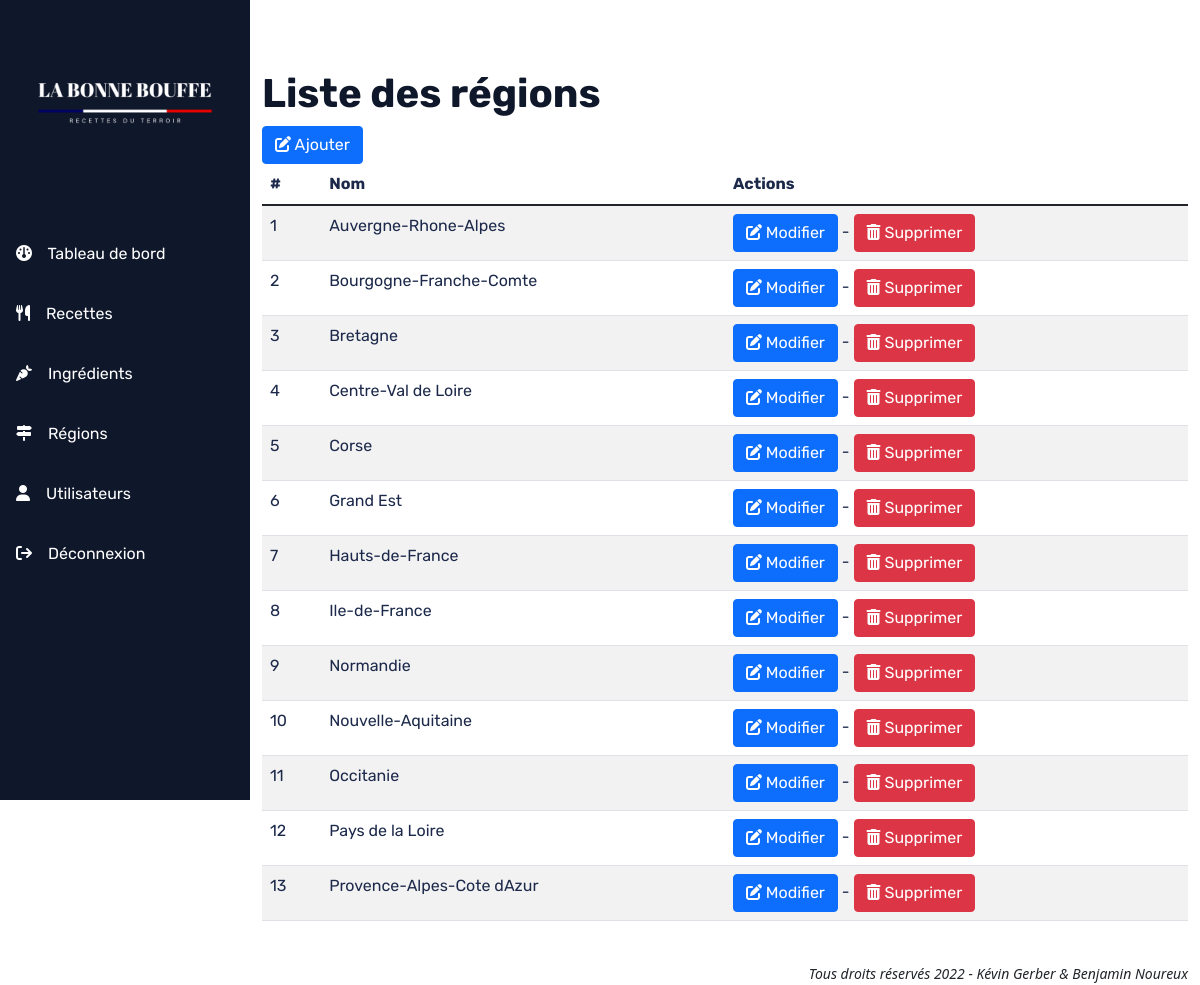
/index.php?p=region (signed in), run on an earlier commit of the app's database.
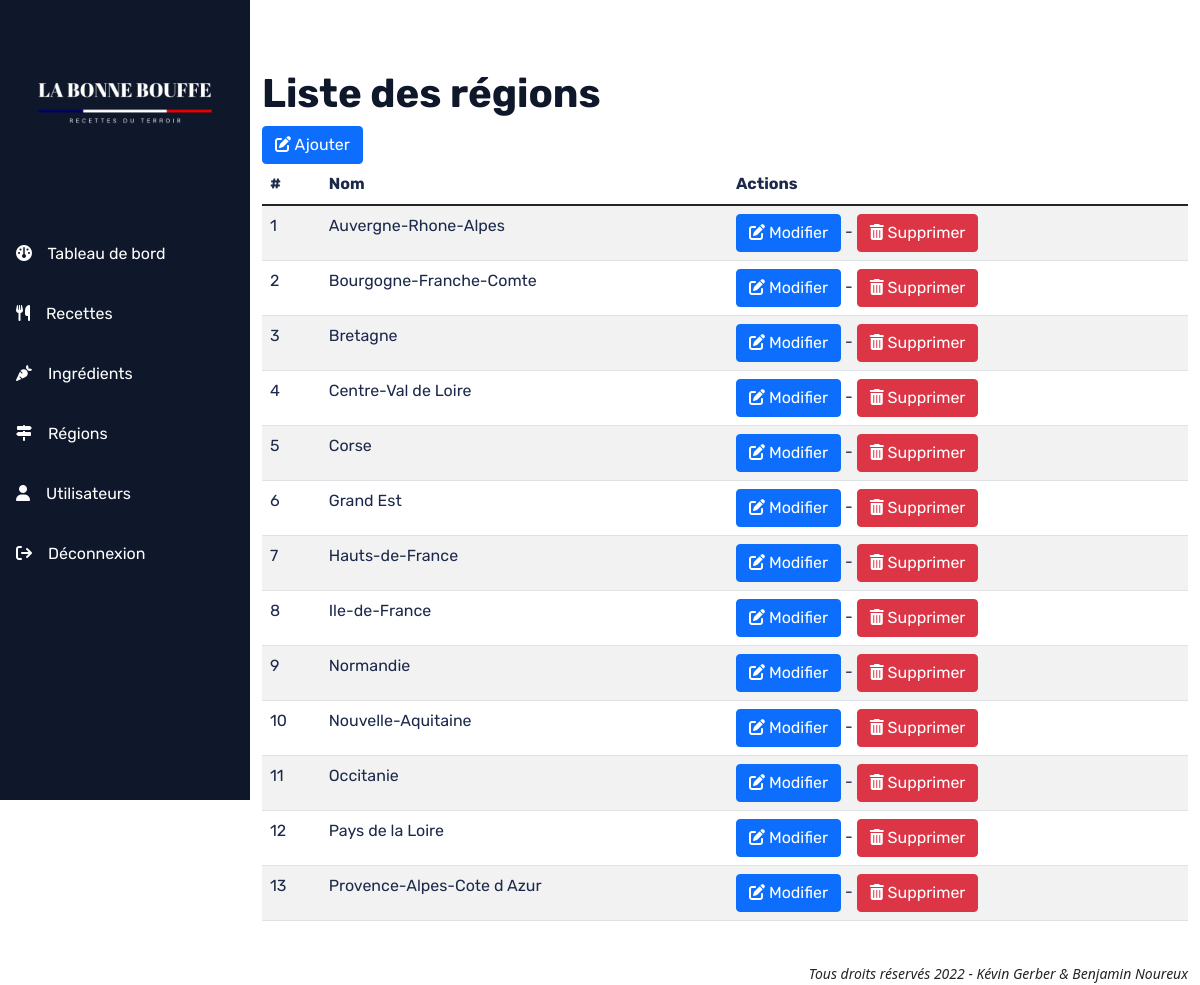
And on a later commit of the database.
### tables this page shows
CREATE TABLE `Region` (
  `id` int NOT NULL,
  `nom` varchar(50) NOT NULL
);

### src/controller/RegionController.php (called while the page is built, shortened)
<?php
class RegionController
{
    private static string $tableName = 'Region';
    public static function index(): void
    {
        $manager = new RegionManager();
        $regions = $manager->getAll(RegionController::$tableName);
        require_once './src/view/regions/liste-regions.php';
    }
}

### src/model/manager/EntityManager.php (called while the page is built, shortened)
<?php
require_once './src/model/entity/Region.php';
class EntityManager
{
    public function getAll(string $entityName)
    {
        $entities = [];
        $bdd = DbManager::DBConnect();
        $sql = 'SELECT * FROM ' . htmlentities($entityName);
        $requete = $bdd->query($sql);
        $requete->setFetchMode(PDO::FETCH_CLASS, $entityName);
        while ($entity = $requete->fetch()) {
            $entities[] = $entity;
        }
        return $entities;
    }
}

### src/model/entity/Region.php (called while the page is built, shortened)
<?php
class Region extends Entity
{
    protected int $id;
    protected string $nom;
    public function getId(): int
    {
        return $this->id;
    }
    public function getNom(): string
    {
        return $this->nom;
    }
}

### src/view/regions/liste-regions.php (the view, shortened to what this page needs)
<main>
    <div class="container-fluid">
        <div class="row">
            <div class="col">
                <h1>Liste des régions</h1>
                <a class="btn btn-primary" href='./index.php?p=region&action=add'><i class="fa-solid fa-pen-to-square"></i> Ajouter</a>
                <table class="table table-striped">
                    <thead>
                    <th scope="col">#</th>
                    <th scope="col">Nom</th>
                    <th scope="col">Actions</th>
                    </thead>
                    <tbody>
                    <?php
                    foreach ($regions as $region): ?>
                        <tr>
                            <td><?= $region->getId(); ?></td>
                            <td><?= $region->getNom(); ?></td>
                            <td>
                                <a class="btn btn-primary" href='./index.php?p=region&action=edit&id=<?= $region->getId(); ?>'><i class="fa-solid fa-pen-to-square"></i> Modifier</a> -
                                <a class="btn btn-danger" href="./index.php?p=region&action=delete&id=<?=$region->getId()?>"><i class="fa-solid fa-trash-can"></i> Supprimer</a>
                            </td>
                        </tr>
                    <?php endforeach; ?>
                    </tbody>
                </table>
            </div>
        </div>
    </div>
</main>

What changed in the data, as far as the page shows it:
changed region id 13: nom "Provence-Alpes-Cote dAzur" → "Provence-Alpes-Cote d Azur"
